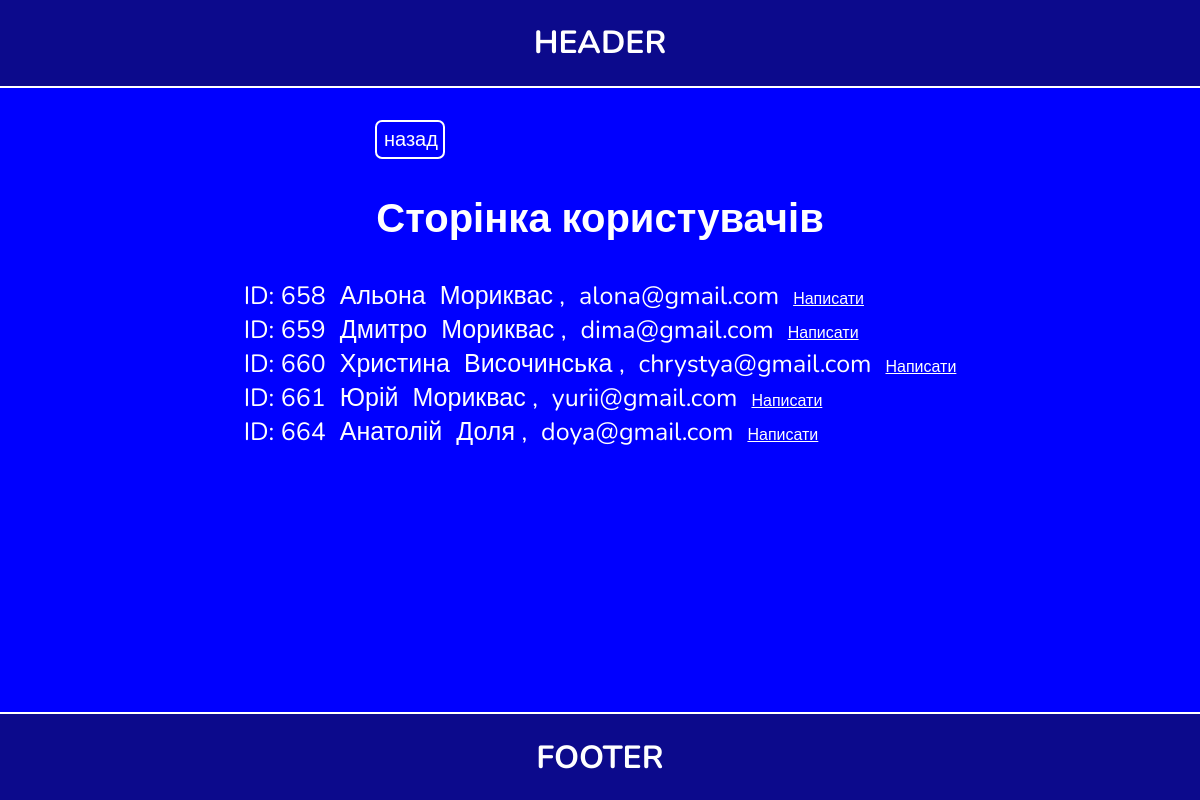
Screenshot of /pages/users-page.php (signed in) with the database file from the repository.
### tables this page shows
CREATE TABLE `users` (
  `user_id` int(11) NOT NULL,
  `firstname` text NOT NULL,
  `lastname` text NOT NULL,
  `surname` text NOT NULL,
  `tel` varchar(30) NOT NULL,
  `email` varchar(30) NOT NULL,
  `pass` varchar(30) NOT NULL
);

### pages/users-page.php (the view, shortened to what this page needs)
<?php
    include '../header.php';
    require '../connect.php';
?>
<section class="users-page-data">
    <div class="container">
        <div class="wrapper-users-data">
            <div class="item-back-title">
                <?php  if(!isset($_SESSION['profile'])) {
                    echo '<a class="button-back" href="../index.php">назад</a>';
                } else {
                  echo '<a class="button-back" href="../customer/index.php">назад</a>';
                }
                ?>
                <h1 class="title">Сторінка користувачів</h1>
            </div>
            <?php
                if(isset($_SESSION['profile'])) {
                    $currentUserId = $_SESSION['profile']['user_id'];
                    $sql = "SELECT * FROM users WHERE NOT user_id=$currentUserId";
                } else {
                    $sql = "SELECT * FROM users";
                }
                ?>
            <div class="item-users-data">
                <?php if($result = mysqli_query($connect, $sql)) : ?>
                    <?php while($row = mysqli_fetch_array($result)) : ?>
                        <div class="item-users">
                            <span><?= 'ID:  '. $row['user_id'];?></span>
                            <span><?= $row['firstname'];?></span>
                            <span><?= $row['lastname']. ' ,';?></span>
                            <span><?= $row['email']; ?></span>
                            <?php
                                if(isset($_SESSION['profile']))
                                {
                                    echo '<a href="../customer/message_user.php?user_id=' .  $_SESSION['recipient_id'] .'">' . "Написати" . '</a>';
                                }
                            ?>
                        </div>
                    <?php endwhile; ?>
                <?php endif; ?>
            </div>
        </div>
    </div>
</section>
<?php
    include '../footer.php';
?>

### style.css (style rules this page uses)
html, body { margin: 0; padding: 0; position: relative; }
h1,h2,h3,span,button,input,p,a { font-family: 'Nunito', sans-serif; color: white; }
span { z-index: 100 !important; }
h1 { color: white; text-align: center; }
.title { font-size: 40px; }
.item-back-title { width: 450px; }
.button-back { color: white; font-size: 20px; text-decoration: none; box-sizing: border-box; padding: 4px 7px; border-radius: 7px; backdrop-filter: blur(10px); display: block; width: 70px; border: 2px solid white; }
.container { max-width: 1000px; width: 100%; margin: 0 auto; flex: 1 0 auto; }
.users-page-data { background-repeat: no-repeat; background-position: center; background-size: 100%; position: relative; height: 100vh; background-color: blue; }
.wrapper-users-data { display: flex; justify-content: center; flex-direction: column; align-items: center; padding-top: 120px; }
.item-users span { margin-right: 10px; font-size: 25px; }

### rows the page displays
users: user_id "658", firstname "Альона", lastname "Мориквас", email "alona@gmail.com"
users: user_id "659", firstname "Дмитро", lastname "Мориквас", email "dima@gmail.com"
users: user_id "660", firstname "Христина", lastname "Височинська", email "chrystya@gmail.com"
users: user_id "661", firstname "Юрій", lastname "Мориквас", email "yurii@gmail.com"
users: user_id "664", firstname "Анатолій", lastname "Доля", email "doya@gmail.com"
